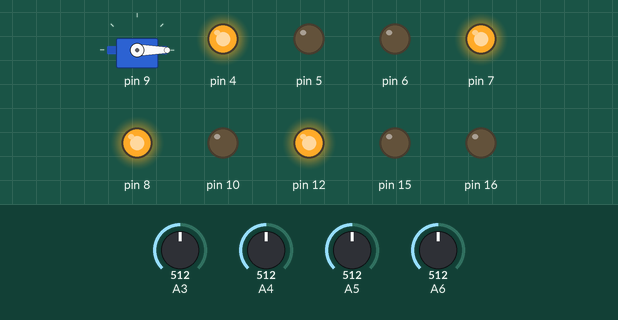
A sketch run on a simulated Arduino Uno, built with avr-gcc and run on an emulated ATmega328P. On the bench: servo, output pins drawn as LEDs (lit = HIGH). The inputs (shaded band) are chosen by the test bench; at power-on: A3 = 512, A4 = 512, A5 = 512, A6 = 512. Sleep ends after the set time or at an interrupt; servo pulses on a pin are drawn as a servo (544–2400 µs = 0–180°); pins used as bus, display or sensor lines are not drawn; what the sketch prints to the serial monitor is not drawn.

Above: at 0.1 s.
At 13.9 s:
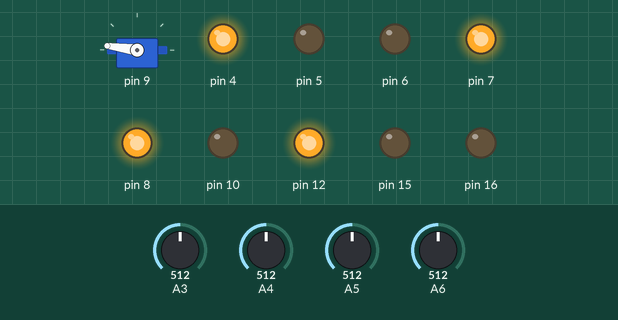
At 24.1 s:
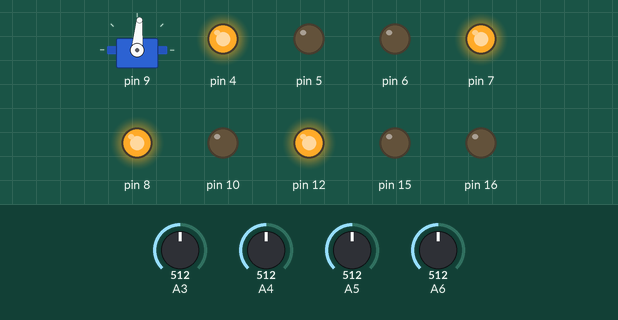
Timing chart, 0 to 29.7 s (numbered marks = the images above):
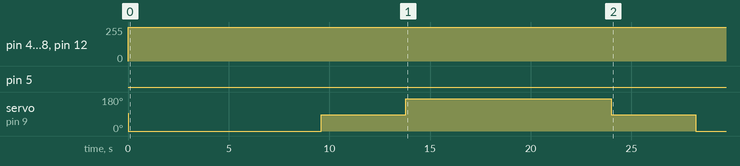

The sketch:

sketch_nov18a.ino
```cpp
/*
 * RX_v2_6.c
 * version 2.6
 * based on v.2.4
 * Created: Sep.4, 2018 1:11:11 PM
 * Modified: March 5, 2019  2:22:22 PM
 * Author: dmitry - modified by ENGR 290 team 17 fall 21
 */
//#include "init_290.h"
#include "init_290.c"
#define F_CPU 16000000UL
#include <avr/io.h>
#include <avr/interrupt.h>
#include <stdlib.h>
#include <avr/sleep.h>
#include <string.h>

#define BAUD 2400UL
#define UBRR ((F_CPU)/((BAUD)*(16UL))-1)
#define PWM_top 2500
#define D1B(x) (uint16_t)(((x)*(uint32_t)(PWM_top))>>8)
#define DELAY_ms(x)   TIMSK1&=~(1<<ICIE1);\
                      delay_ms=0;\
                      TIMSK1|=(1<<ICIE1);\
                      while (delay_ms<=x)

#define BAT_min 108
//Vbatt min~=13.5V (ADC=108)
#define BAT_warn 133
//Vbatt warn~=14V (ADC=133)

// Averaging filter
// If you use an ultrasonic sensor (US), this value MUST be set to 1 as per the sensor's manufacturer application notes.
// If you wish to filter the values from US sensor, you should use median or mode filter.
// If you use an IR sensor, you can set it to a reasonable value, something between 4 and 10 should work well.
#define ADC_sample_max 1

// Distance threshold for IR sensor. Change it for the US one.
// Note that IR and US sensors have different distance-voltage curves.
// You can use the "ADC_DEBUG" option (see below) to get the corresponding ADC reading.
#define DIST_TH 76
// 1.5/5*255

// Threshold for the distance readings variation
#define DELTA 3

//***************************************************************************************************************
//un-comment the line below to enable printing of ADC readings through the serial port
#define ADC_DEBUG
//COM port settings: 2400, 8, ODD, 1, None
// Note 1: for this connection, the flow control must be set to "None".
// Note 2: Use any terminal software to display the data (e.g. Hyperterminal)
// Note 3: Arduino IDE must be closed before launching the terminal,
// and the terminal must be closed before launching Arduino IDE. I.e. only one software should access the serial port.
// Note 4: The ADC values are printed in the following order:
// ADC5, ADC4, ADC3.
// Note 5: Since unconnected ADC inputs are floating, the displayed values of unconnected channels are quasi-random.
//***************************************************************************************************************

static volatile uint8_t msg_char=1, rx_buff, buttons, V_batt=255, ADC_sample, ctrl[5], ctrl_count, checksum;
static volatile uint16_t time, ADC_acc, delay_ms;
static volatile uint8_t wdt_soft;
static volatile struct {
  uint8_t mode:1;
  uint8_t stop:1;
  uint8_t ADC_ready:1;
} flags;

static volatile struct {
  uint8_t ADC3;
  uint8_t ADC4;
  uint8_t ADC5;
} ADC_data;

#ifdef ADC_DEBUG
#define PPS 10
// defines the frequency of printing of ADC readings.
// Current value (50) corresponds to one set per second.
// If you set it to 10, it will print 5 sets of readings per second.
// Do not set it too low because you might overload the TX ISR.
static volatile char *msg, data_str[]="   ;   ;   .\r\n";
static volatile uint8_t TX_delay=PPS;
#endif

// Change this number to the ID that was given to you.
#define Team_NO 0x11


//++++++++++++++++++++++++++++++++++++++++++++++++++++++++++++++++++++++++++++++++
//++++++++ Here is the placeholder for your control algorithm ++++++++++++++++++++
//++++++++++++++++++++++++++++++++++++++++++++++++++++++++++++++++++++++++++++++++
void control_script() {

uint8_t WALL_DISTANCE_THRESHOLD = 70;
gpio_init();                          // init
adc_init(3,0);                        // init

PORTD |= 1 << PD7;                    // enable on/off
PORTB |= 1 << PB0;                    // enable thrust

// forward just about 10s
for(int16_t i = 0; i < 160; i++) {
OCR1A = 55;                           // set servo angle

if (ADC_data.ADC3 > WALL_DISTANCE_THRESHOLD && i > 130) break;

DELAY_ms(50);

}

// right ~ 4s
for(int16_t i = 0; i < 70; i++) {
OCR1A = 177;
DELAY_ms(50);
}

//reverse
for(int16_t i = 0; i < 170; i++){
OCR1A = 290;

if (ADC_data.ADC3 > WALL_DISTANCE_THRESHOLD && i > 100) break;

DELAY_ms(50);

}

// right ~ 4s
for(int16_t i = 0; i < 70; i++) {
OCR1A = 177;
DELAY_ms(50);
}

// forward ~ 12s
for(int16_t i = 0; i < 200; i++) {
OCR1A = 55;

if (ADC_data.ADC3 > WALL_DISTANCE_THRESHOLD && i > 100) break;

DELAY_ms(50);

}

// right ~ 5s
for(int16_t i = 0; i < 70; i++) {
OCR1A = 177;
DELAY_ms(50);
}

//reverse ~ 15s
for(int16_t i = 0; i < 250; i++){
OCR1A = 290;

if (ADC_data.ADC3 > WALL_DISTANCE_THRESHOLD && i > 100) break;

DELAY_ms(50);

}

flags.stop=1; //this must be the very last command in your script. It will ground the hovercraft.

  return;
}  // end of control_script()

//====================================================================================|
//====================================================================================|
//===DO NOT CHANGE ANYTHING BELOW THESE LINES (unless you know what your are doing)===|
//====================================================================================|
//====================================================================================|

ISR(__vector_default) {
}

// >>>>>>>>>>>>>>>>>>>>>>>>> ADC <<<<<<<<<<<<<<<<<<<<<<<<<<<<<<
ISR (ADC_vect){
  PORTD^=(1<<PD4); // to check ISR timing
  if (ADC_sample==0) {
    ADC_acc=0;
    ADC_sample++;
    return;
  }
  if (ADC_sample<=ADC_sample_max){
    ADC_acc+=ADCH;
    ADC_sample++;
    return;
  }
  if (ADC_sample>ADC_sample_max){
    ADC_sample=0;
    switch (ADMUX&7) {
      case 3: {
        ADMUX=(ADMUX&0xF0)|0x04;
        ADC_data.ADC3=(uint8_t)(ADC_acc/ADC_sample_max);
        return;
      }

      case 4: {
        ADMUX=(ADMUX&0xF0)|0x05;
        ADC_data.ADC4=(uint8_t)(ADC_acc/ADC_sample_max);
        return;
      }

      case 5: {
        ADMUX=(ADMUX&0xF0)|0x06;
        ADC_data.ADC5=(uint8_t)(ADC_acc/ADC_sample_max);
//    flags.ADC_ready=1;
        return;
      }

      case 6: {
        ADMUX=(ADMUX&0xF0)|0x03;
        ADCSRA&=~((1<<ADEN)|(1<<ADIE));
        V_batt=(uint8_t)(ADC_acc/ADC_sample_max);
        if (V_batt<BAT_min) {
          V_batt=0;
          return;
        }
        if ((V_batt<BAT_warn)&&(TCCR0A&((1<<COM0B1)|(1<<COM0B0)))) {
          TCCR0A&=~((1<<COM0B1)| (1<<COM0B0));
          return;
        }
        if (!(TCCR0A&((1<<COM0B1)|(1<<COM0B0)))) {
          if (time>50) {
            PORTD^=(1<<PD5);
            time=0;
            return;
          }
         }
        uint16_t PWM_temp;
        PWM_temp=(((uint16_t)V_batt-(uint16_t)BAT_warn)*255)/(255-(uint16_t)BAT_warn);
        OCR0B=(uint8_t)PWM_temp;
        return;
      }
      default: {
        ADMUX=(ADMUX&0xF0)|0x03;
      }
    }
  }
}

// RX ISR
ISR (USART_RX_vect) {
  if ( !((UCSR0A&(1<<FE0)) | (UCSR0A&(1<<DOR0)) | (UCSR0A&(1<<UPE0))) )
  {
    rx_buff=UDR0;
    switch (msg_char) {
      case 1:
        if (rx_buff==0x55) {
          checksum=rx_buff;
          msg_char++;
          return;
        }
      case 2:
        if (rx_buff==Team_NO) {
          msg_char++;
          PORTB&=~(1<<PB4);
          checksum=checksum+rx_buff;
          ctrl_count=0;
        }
          else msg_char=1;
        return;
      case 3:
      case 4:
      case 5:
      case 6:
          ctrl[ctrl_count]=rx_buff;
          ctrl_count++;
          msg_char++;
          checksum=checksum+rx_buff;
          return;
      case 7:
          msg_char=1;
          ctrl_count=0;
          if (rx_buff!=checksum) { // bad check-sum?

            PORTB|=(1<<PB4);
            return;
          }
          wdt_soft=50; // feed the dog
 //         __asm__ __volatile__ ("wdr");

// !!!!!!!!!!!!!!!!!!!!!!!!!!!!!!!!!!!!!!!!!!!!!!!!!!!!!!!!!!!!!!!!!!!!!!!!!!!!!!!!!!!!!!!!!!!!!!!!!!!!!!!!!!!!!!!!!!!!!!!!!
// >>>>>>> UN-comment the line below to disable remote control commands processing once the "autonomous" mode was turned ON.
        if (flags.mode) return;

        if (ctrl[ctrl_count]&0b00100010) flags.mode=1;
        if (ctrl[ctrl_count]&0b00010001) PORTD|=(1<<PD7);
        if (!(ctrl[ctrl_count]&0b00010001)) PORTD&=~(1<<PD7);
        ctrl_count++;
        if (ctrl[ctrl_count-1]&0b01000100) OCR0A=ctrl[ctrl_count];
          else OCR0A=0;
        ctrl_count++;
        if (ctrl[ctrl_count-2]&0b10001000) OCR1B=D1B(ctrl[ctrl_count]+1);
          else OCR1B=0;
        ctrl_count++;
        OCR1A=Servo_angle[ctrl[ctrl_count]];
        msg_char=1;
        ctrl_count=0;
        PORTB|=(1<<PB4);
// comment the line below if the IR sensor is NOT connected
//        if ((dist_raw>DIST_TH)&&flags.mode) flags.stop=1;
        return;
      default:
        msg_char=1;
        ctrl_count=0;
    }
  }
  else rx_buff=UDR0; //scrap the reading
}
// == Serial port receive end
// -----------------------------------------

ISR(TIMER1_CAPT_vect){ //system tick: 50Hz, 20ms
  if ((!(--wdt_soft))&&(!flags.mode)) {
    PORTB|=(1<<PB4);
    OCR1A=Servo_angle[127];
    OCR0A=0;
    OCR1B=0;
    PORTB&=~(1<<PB0);
    PORTD&=~(1<<PD7);
    ctrl[0]=0;
    ctrl[1]=127;
    ctrl[2]=0;
    ctrl[3]=0;
    wdt_soft=50;
    }
  time++;
  delay_ms+=20;
  if (!(ADCSRA&(1<<ADEN))) ADCSRA|=((1<<ADEN)|(1<<ADIE)|(1<<ADSC));

#ifdef ADC_DEBUG
  if (!TX_delay--) {
    flags.ADC_ready=1;
    TX_delay=PPS;
  }
#endif
}

#ifdef ADC_DEBUG
ISR (USART_TX_vect) {
  if (*msg) {
      UDR0=*msg;
    msg++;
  }
}
#endif

int main(void)
{
  cli();
// ------- Ports init -------
  DDRB |=((1<<PB4)|(1<<PB2)|(1<<PB1)|(1<<PB0));
  PORTB&=~((1<<PB2)|(1<<PB1)|(1<<PB0));
  PORTB|=((1<<PB3)|(1<<PB4)|(1<<PB5));

  DDRC =(1<<PC2)|(1<<PC1);
  PORTC&=~((1<<PC2)|(1<<PC1));
  PORTC|=(1<<PC0);

  DDRD |=(1<<PD7)|(1<<PD6)|(1<<PD5)|(1<<PD4)|(1<<PD1);
  PORTD&=~((1<<PD7)|(1<<PD6));
  PORTD|=((1<<PD1)|(1<<PD2)|(1<<PD3)|(1<<PD4)|(1<<PD5));

// --------UART init---------------------
  UCSR0B|=(1<<RXCIE0)|(1<<RXEN0);
#ifdef ADC_DEBUG
  UCSR0B|=(1<<TXCIE0)|(1<<TXEN0);
#endif
  UCSR0C=(1<<UPM01)|(1<<UPM00)|(3<<UCSZ00);
  UBRR0H = (uint8_t)((UBRR)>>8);
  UBRR0L = (uint8_t)UBRR;
// -------- end UART init --------------

// -------- Timer/PWM init
// ======= PWM2 and D4 control (8-bit timer0) ===================
  TCCR0A|=(1<<COM0A1)|(1<<COM0B1)| (1<<COM0B0);
  TCCR0A|=(1<<WGM00);
  OCR0A=0;
  OCR0B=255;
  TCCR0B|=((1<<CS01)|(1<<CS00));

// ======= PWM0 and PWM1 control (16-bit timer1) ===================
  TCCR1A|=(1<<COM1A1)|(1<<COM1B1);
  TCCR1B|=(1<<WGM13);
  ICR1=PWM_top; //50Hz PWM
  OCR1A=Servo_angle [127];
  OCR1B=0;
  TCCR1B|=((1<<CS11)|(1<<CS10));
  TIMSK1|=(1<<ICIE1);

// ADC init
  ADMUX=((1<<ADLAR)|(1<<REFS0)|(1<<MUX2)|(1<<MUX1));
  ADCSRA=((1<<ADEN)|(1<<ADIE));
  ADCSRA|=(1<<ADPS0)|(1<<ADPS1)|(1<<ADPS2);
  ADCSRA|=(1<<ADATE);
  ADCSRA|=(1<<ADSC);

// ------ Watch dog init ---------------
// Oct.29,2018: WDT has been disabled due to incompatibility with arduino bootloader
/*
  __asm__ __volatile__ ("wdr");
  MCUSR &= ~(1<<WDRF);
  WDTCSR|=(1<<WDCE) | (1<<WDE);
  WDTCSR =(1<<WDE) |(1<<WDP2)|(1<<WDP1); //1 sec delay for WDT
*/
  flags.stop=0;
  flags.mode=1;
  sei();
  char tmp_str[3];
  uint8_t *pData;

    while(V_batt&&!flags.stop) // main loop
    {
      if (flags.mode) control_script();

#ifdef ADC_DEBUG
    if (flags.ADC_ready) {
      flags.ADC_ready=0;
      pData=&ADC_data.ADC3;
    strncpy(&data_str[0],"   ;   ;   ", 11);
    for (int8_t i=2; i>=0; i--, pData++) {
      itoa(*pData, &tmp_str[0], 10);
      strncpy(&data_str[i<<2], tmp_str, strlen(tmp_str));
    }
    msg=data_str;
    UDR0=*msg;
    msg++;
    }
#endif

    }


// Shutting the system down
  cli();
// Oct.29, 2018 - WDR is disabled
/*
  __asm__ __volatile__ ("wdr");
  MCUSR &= ~(1<<WDRF);
  WDTCSR|=(1<<WDCE) | (1<<WDE);
  WDTCSR=0; // Watch-dog OFF
 */
  TCCR0A=0;
  TCCR1A=0;
  PORTB&=~((1<<PB2)|(1<<PB1)|(1<<PB0));
  PORTD&=~((1<<PD7)|(1<<PD6));
  ADCSRA&=~((1<<ADEN)|(1<<ADIE));
  UCSR0B&=~((1<<RXCIE0)|(1<<RXEN0));
  PORTB|=(1<<PB4);
  PORTD|=(1<<PD5);
  sei();
  time=0;
  for (uint8_t aa=0; aa<6; ) {
      if (time>15) {
        PORTD^=(1<<PD5);
        time=0;
        aa++;
      }
  }
  cli();
  sleep_enable ();
  sleep_cpu ();
}
```

init_290.c
```cpp
#include "init_290.h"


const uint16_t Servo_angle [256]={ //  +/-90 degrees
85,85,85,85,85,85,85,85,85,85,85,85,85,85,85,85, // 0...15
108,108,108,108,108,108,108,108,108,108,108,108,108,108,108,108, // 16...31 0.9ms pulse(108)
119,119,119,119,119,119,119,119,119,119,119,119,119,119,119,119, // 32...47
131,131,131,131,131,131,131,131,131,131,131,131,131,131,131,131, // 48...63
142,142,142,142,142,142,142,142,142,142,142,142,142,142,142,142, // 64...79
154,154,154,154,154,154,154,154,154,154,154,154,154,154,154,154, // 80...95
165,165,165,165,165,165,165,165,165,165,165,165,165,165,165,165, // 96...111
177,177,177,177,177,177,177,177,177,177,177,177,188,188,188,188, // center - 1.5ms pulse (188) 112...127
188,188,188,188,198,198,198,198,198,198,198,198,198,198,198,198, // 128...143
208,208,208,208,208,208,208,208,208,208,208,208,208,208,208,208, // 143...159
218,218,218,218,218,218,218,218,218,218,218,218,218,218,218,218, // 160...175
228,228,228,228,228,228,228,228,228,228,228,228,228,228,228,228, // 175...191
238,238,238,238,238,238,238,238,238,238,238,238,238,238,238,238, // 192...207
248,248,248,248,248,248,248,248,248,248,248,248,248,248,248,248, // 208...223
270,270,270,270,270,270,270,270,270,270,270,270,270,270,270,270, // 224...239
290,290,290,290,290,290,290,290,290,290,290,290,290,290,290,290  // 240...255
};


inline void gpio_init() {
  cli();
  DDRB=((1<<PB4)|(1<<PB2)|(1<<PB1)|(1<<PB0));
  PORTB=((1<<PB3)|(1<<PB4)|(1<<PB5));

  DDRC=((1<<PC2)|(1<<PC1)); //|(1<<PC4);
  PORTC=(1<<PC0);

  DDRD=(1<<PD7)|(1<<PD6)|(1<<PD5)|(1<<PD4)|(1<<PD1);
  PORTD=((1<<PD1)|(1<<PD2)|(1<<PD3)|(1<<PD4)|(1<<PD5));
  sei();
} //end gpio_init


inline void uart_tx_init() {
  UBRR0H = (uint8_t)((UBRR)>>8);
  UBRR0L = (uint8_t)UBRR;
//  UCSR0B|=(1<<RXCIE0)|(1<<RXEN0); //uncomment if RX and RX IRQ are needed
  UCSR0B|=(1<<TXCIE0)|(1<<TXEN0); //(1<<UDRIE0)
  UCSR0C=(3<<UCSZ00); // NO PARITY
}// end UART init


// ======= PWM0 and PWM1 control (16-bit timer1) ===================
inline void timer1_50Hz_init(uint8_t en_IRQ) {
  TCCR1A|=(1<<COM1A1)|(1<<COM1B1);
  TCCR1B|=(1<<WGM13);
  ICR1=PWM_TOP; //50Hz PWM
  OCR1A=Servo_angle[127];
  OCR1B=0;
  TCCR1B|=((1<<CS11)|(1<<CS10));
  if (en_IRQ) TIMSK1|=(1<<ICIE1);
}


inline void timer0_init () {
// ======= PWM2 and D4 control (8-bit timer0) ===================
  TCCR0A|=(1<<COM0A1)|(1<<COM0B1)| (1<<COM0B0);
  TCCR0A|=(1<<WGM00);
  OCR0A=0;
  OCR0B=255;
  TCCR0B|=((1<<CS01)|(1<<CS00));
}


inline void adc_init (uint8_t channel, uint8_t en_IRQ) {
// ADC init
  ADMUX=((1<<ADLAR)|(1<<REFS0)|(channel&0x0F));
  ADCSRA=(1<<ADEN);
  if (en_IRQ) ADCSRA|=(1<<ADIE);
  ADCSRA|=(1<<ADPS0)|(1<<ADPS1)|(1<<ADPS2);
  ADCSRA|=(1<<ADATE);
  ADCSRA|=(1<<ADSC);
}

inline void twi_init(){
// TWI init
TWSR=0; // no prescaler
TWBR=(uint8_t)(((F_CPU/SCL_CLOCK)-16)>>1);  //setting SCL; must be >10 for stable operation
}
```

init_290.h
```cpp
#pragma once
#define F_CPU 16000000UL
#include <avr/io.h>
#include <avr/interrupt.h>
#include <stdlib.h>


// Constant for Timer1 50 Hz PWM (ICR mode)
#define PWM_TOP 2500

// Converter of [0;255] range of x to [0,PWM_top] range for OCR of Timer1 (16 bit)
#define D1B(x) (uint16_t)(((x)*(uint32_t)(PWM_top))>>8)

#define BAUD 57600UL
#define UBRR ((F_CPU)/((BAUD)*(16UL))-1)

#define SCL_CLOCK 100000L
```

Measured:
- by itself, pin 4: 0/255 → 255/255 at 0.00 s
- by itself, pin 7, pin 8, pin 12: LOW → HIGH at 0.00 s
- by itself, servo on pin 9: 93° → 0° at 0.02 s, → 85° 9.6 s later, → 172° 4.2 s later, → 85° 10.2 s later, … (5 changes in this stretch)
